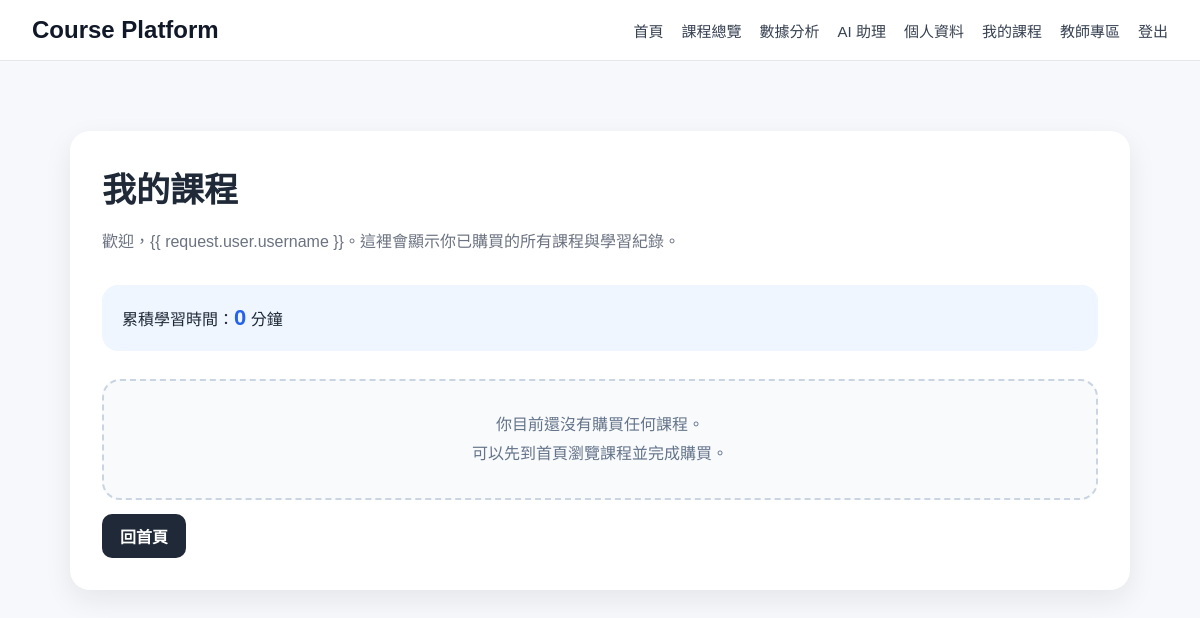
The app's page /my-courses/ (signed in), older data.
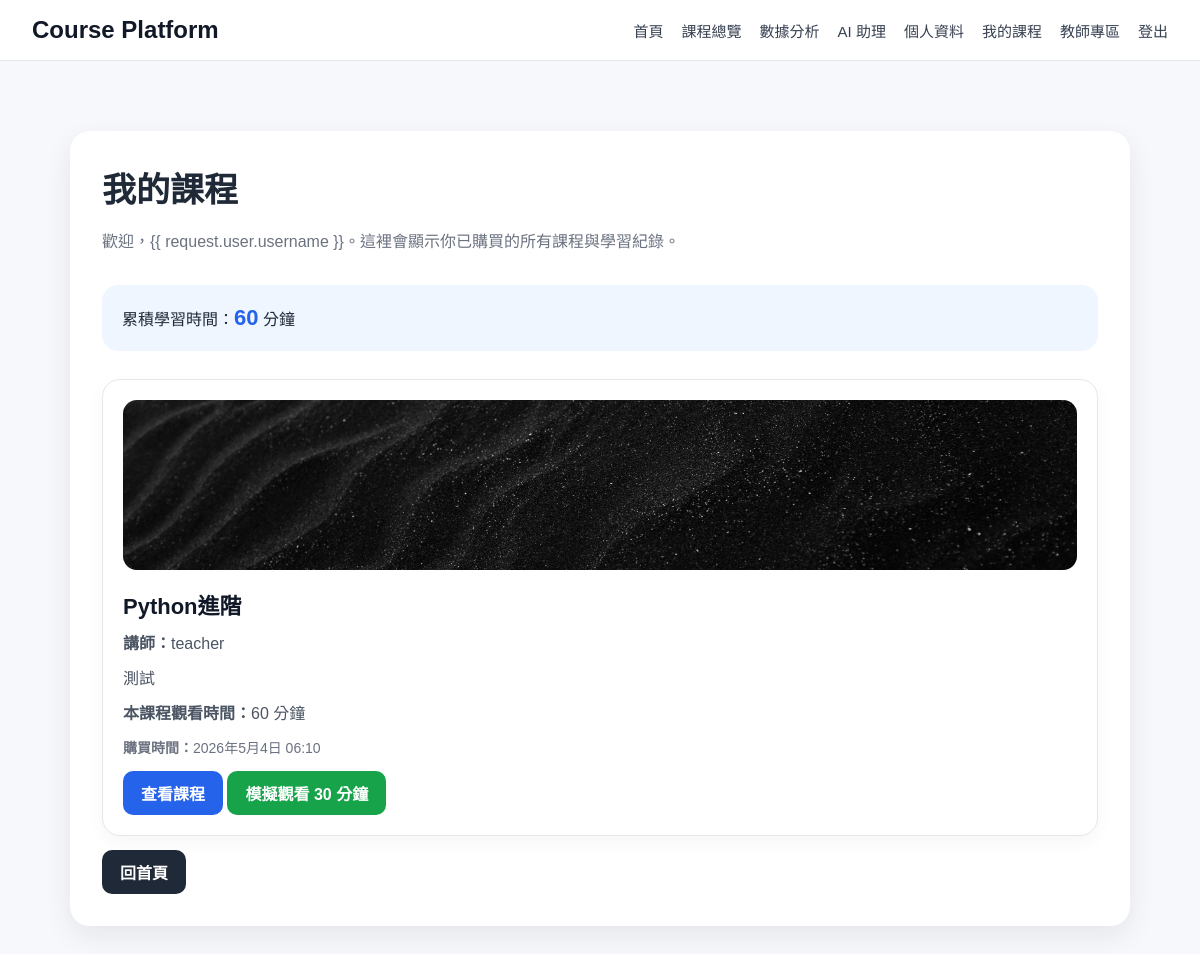
The same page, newer data.
### main/models.py (models this page shows, shortened)
class Enrollment(models.Model):
    student = models.ForeignKey(User, on_delete=models.CASCADE, verbose_name="學生")
    course = models.ForeignKey(Course, on_delete=models.CASCADE, verbose_name="課程")
    purchased_at = models.DateTimeField(auto_now_add=True, verbose_name="購買時間")
    class Meta:
        verbose_name = "購課紀錄"
        verbose_name_plural = "購課紀錄"
        unique_together = ('student', 'course')

class Course(models.Model):
    title = models.CharField(max_length=200, verbose_name="課程名稱")
    teacher = models.ForeignKey(User, on_delete=models.CASCADE, verbose_name="講師")
    price = models.IntegerField(verbose_name="價格")
    description = models.TextField(verbose_name="課程介紹")
    image = models.ImageField(
        upload_to='course_images/',
        verbose_name="課程圖片",
        blank=True,
        null=True
    )
    created_at = models.DateTimeField(auto_now_add=True, verbose_name="建立時間")
    class Meta:
        verbose_name = "課程"
        verbose_name_plural = "課程管理"

### main/views.py (the view)
# urls.py: path('my-courses/', views.my_courses, name='my_courses'),
@login_required
def my_courses(request):
    try:
        request.user.profile
    except Profile.DoesNotExist:
        return redirect('home')
    enrollments = Enrollment.objects.filter(
        student=request.user
    ).select_related('course')
    for enrollment in enrollments:
        enrollment.watch_minutes = LearningRecord.objects.filter(
            user=request.user,
            course=enrollment.course
        ).aggregate(total=Sum('minutes'))['total'] or 0
    total_minutes = LearningRecord.objects.filter(user=request.user).aggregate(
        total=Sum('minutes')
    )['total'] or 0
    return render(request, 'main/my_courses.html', {
        'enrollments': enrollments,
        'total_minutes': total_minutes,
    })

### main/templates/main/my_courses.html (shortened to what this page needs)
<!doctype html>
<html lang="zh-Hant">
  <head>
  </head>
  <body>
    {% include 'main/partials/navbar.html' %}
    <div class="container">
      <div class="card">
        <h1>我的課程</h1>
        <p class="desc">
          歡迎，{{ request.user.username
          }}。這裡會顯示你已購買的所有課程與學習紀錄。
        </p>
        <div class="summary-box">
          累積學習時間：<strong>{{ total_minutes }}</strong> 分鐘
        </div>
        {% if enrollments %}
        <div class="course-grid">
          {% for enrollment in enrollments %}
          <div class="course-item">
            {% if enrollment.course.image %}
            <img
              src="{{ enrollment.course.image.url }}"
              alt="{{ enrollment.course.title }}"
              class="course-img"
            />
            {% endif %}
            <div class="course-title">{{ enrollment.course.title }}</div>
            <div class="meta">
              <strong>講師：</strong>{{ enrollment.course.teacher.username }}
            </div>
            <div class="meta">{{ enrollment.course.description }}</div>
            <div class="meta">
              <strong>本課程觀看時間：</strong>{{ enrollment.watch_minutes }}
              分鐘
            </div>
            <div class="buy-time">
              <strong>購買時間：</strong>{{ enrollment.purchased_at }}
            </div>
            <a
              href="{% url 'course_detail' enrollment.course.id %}"
              class="btn"
            >
              查看課程
            </a>
            <a
              href="{% url 'watch_course' enrollment.course.id %}"
              class="btn btn-green"
            >
              模擬觀看 30 分鐘
            </a>
          </div>
          {% endfor %}
        </div>
        {% else %}
        <div class="empty-box">
          你目前還沒有購買任何課程。<br />
          可以先到首頁瀏覽課程並完成購買。
        </div>
        {% endif %}
        <a href="/" class="btn btn-dark">回首頁</a>
      </div>
    </div>
  </body>
</html>

Row changes from the older to the newer data that the page shows:
added Enrollment: course.image (picture), course "Python進階", course.teacher.username "teacher", course.description "測試", watch_minutes "60", purchased_at "2026年5月4日 06:10"
Text that changed along with them:
{{ total_minutes }}: "0" → "60"
text no longer shown: "你目前還沒有購買任何課程。 可以先到首頁瀏覽課程並完成購買。"
